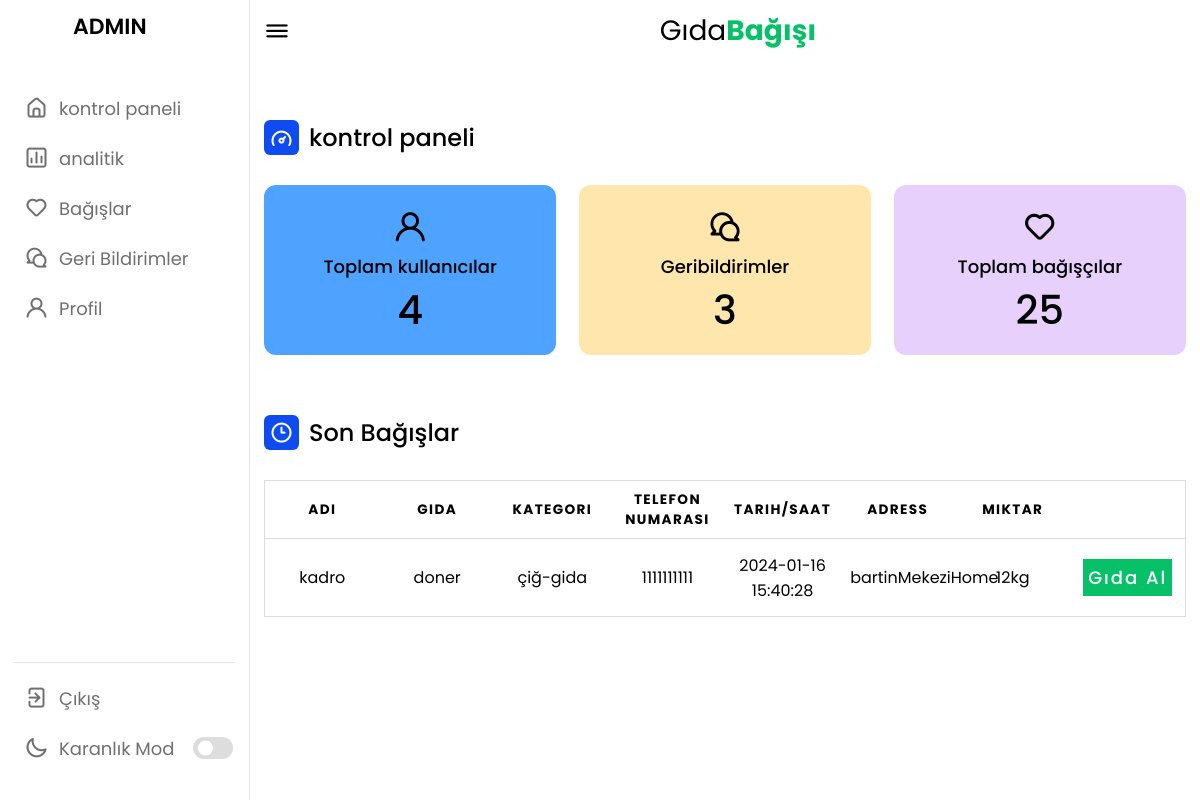
The app's page /admin/admin.php (signed in) with its own data.
### tables this page shows
CREATE TABLE `gida_bagislari` (
  `Fid` int(11) NOT NULL,
  `name` varchar(50) NOT NULL,
  `email` varchar(60) NOT NULL,
  `food` varchar(50) NOT NULL,
  `type` text NOT NULL,
  `category` text NOT NULL,
  `quantity` text NOT NULL,
  `date` datetime DEFAULT current_timestamp(),
  `address` text NOT NULL,
  `location` varchar(50) NOT NULL,
  `phoneno` varchar(25) NOT NULL,
  `assigned_to` int(11) DEFAULT NULL,
  `delivery_by` int(11) DEFAULT NULL
);

### admin/admin.php (the view, shortened to what this page needs)
<!DOCTYPE html>
<html lang="en">
<head>
    <link rel="stylesheet" href="https://cdnjs.cloudflare.com/ajax/libs/font-awesome/4.7.0/css/font-awesome.min.css">
    <link rel="stylesheet" href="admin.css">
    <link rel="stylesheet" href="https://unicons.iconscout.com/release/v4.0.0/css/line.css">
<?php
 $connection=mysqli_connect("127.0.0.1","root","");
?>
</head>
<body>
    <nav>
        <div class="logo-name">
            <span class="logo_name">ADMIN</span>
        </div>
        <div class="menu-items">
            <ul class="nav-links">
                <li><a href="#">
                    <i class="uil uil-estate"></i>
                    <span class="link-name">kontrol paneli</span>
                </a></li>
                <li><a href="analytics.php">
                    <i class="uil uil-chart"></i>
                    <span class="link-name">analitik</span>
                </a></li>
                <li><a href="donate.php">
                    <i class="uil uil-heart"></i>
                    <span class="link-name">Bağışlar</span>
                </a></li>
                <li><a href="feedback.php">
                    <i class="uil uil-comments"></i>
                    <span class="link-name">Geri Bildirimler</span>
                </a></li>
                <li><a href="adminprofile.php">
                    <i class="uil uil-user"></i>
                    <span class="link-name">Profil</span>
                </a></li>
            </ul>
            <ul class="logout-mode">
                <li><a href="../logout.php">
                    <i class="uil uil-signout"></i>
                    <span class="link-name">Çıkış</span>
                </a></li>
                <li class="mode">
                    <a href="#">
                        <i class="uil uil-moon"></i>
                    <span class="link-name">Karanlık Mod</span>
                </a>
                <div class="mode-toggle">
                  <span class="switch"></span>
                </div>
            </li>
            </ul>
        </div>
    </nav>
    <section class="dashboard">
        <div class="top">
            <i class="uil uil-bars sidebar-toggle"></i>
            <p  class ="logo" >Gıda<b style="color: #06C167; ">Bağışı</b></p>
        </div>
        <div class="dash-content">
            <div class="overview">
                <div class="title">
                    <i class="uil uil-tachometer-fast-alt"></i>
                    <span class="text">kontrol paneli</span>
                </div>
                <div class="boxes">
                    <div class="box box1">
                        <i class="uil uil-user"></i>
                        <span class="text">Toplam kullanıcılar</span>
                        <?php
                           $query="SELECT count(*) as count FROM  login";
                           $result=mysqli_query($connection, $query);
                           $row=mysqli_fetch_assoc($result);
                         echo "<span class=\"number\">".$row['count']."</span>";
                        ?>
                    </div>
                    <div class="box box2">
                        <i class="uil uil-comments"></i>
                        <span class="text">Geribildirimler</span>
                        <?php
                           $query="SELECT count(*) as count FROM  fedback";
                           $result=mysqli_query($connection, $query);
                           $row=mysqli_fetch_assoc($result);
                         echo "<span class=\"number\">".$row['count']."</span>";
                        ?>
                    </div>
                    <div class="box box3">
                        <i class="uil uil-heart"></i>
                        <span class="text">Toplam bağışçılar</span>
                        <?php
                           $query="SELECT count(*) as count FROM gida_bagislari";
                           $result=mysqli_query($connection, $query);
                           $row=mysqli_fetch_assoc($result);
                         echo "<span class=\"number\">".$row['count']."</span>";
                        ?>
                    </div>
                </div>
            </div>
            <div class="activity">
                <div class="title">
                    <i class="uil uil-clock-three"></i>
                    <span class="text">Son Bağışlar</span>
                </div>
            <div class="get">
            <?php
$loc= $_SESSION['location'];
$sql = "SELECT * FROM gida_bagislari WHERE assigned_to IS NULL and location=\"$loc\"";
$result=mysqli_query($connection, $sql);
$id=$_SESSION['Aid'];
$data = array();
while ($row = mysqli_fetch_assoc($result)) {
    $data[] = $row;
}
?>
<div class="table-container">
         <div class="table-wrapper">
        <table class="table">
        <thead>
        <tr>
            <th >Adi</th>
            <th>Gida</th>
            <th>Kategori</th>
            <th>Telefon Numarasi</th>
            <th>tarih/saat</th>
            <th>adress</th>
            <th>Miktar</th>
        </tr>
        </thead>
       <tbody>
        <?php foreach ($data as $row) { ?>
        <?php    echo "<tr><td data-label=\"name\">".$row['name']."</td><td data-label=\"food\">".$row['food']."</td><td data-label=\"category\">".$row['category']."</td><td data-label=\"phoneno\">".$row['phoneno']."</td><td data-label=\"date\">".$row['date']."</td><td data-label=\"Address\">".$row['address']."</td><td data-label=\"quantity\">".$row['quantity']."</td>";
?>
            <td data-label="Action" style="margin:auto">
                <?php if ($row['assigned_to'] == null) { ?>
                    <form method="post" action=" ">
                        <button type="submit" name="food">Gıda Al</button>
                    </form>
                <?php } else if ($row['assigned_to'] == $id) { ?>
                    Size atanmış sipariş
                <?php } else { ?>
                    Sipariş başka bir teslimat görevlisine atanmıştır.
                <?php } ?>
            </td>
        </tr>
        <?php } ?>
    </tbody>
</table>
            </div>
        </div>
    </section>
</body>
</html>

### records on screen
gida_bagislari: name "kadro", food "doner", category "çiğ-gida", phoneno "1111111111", date "2024-01-16 15:40:28", address "bartinMekeziHome", quantity "12kg"

### other values on screen
$row['count'] "4"
$row['count'] "3"
$row['count'] "25"
